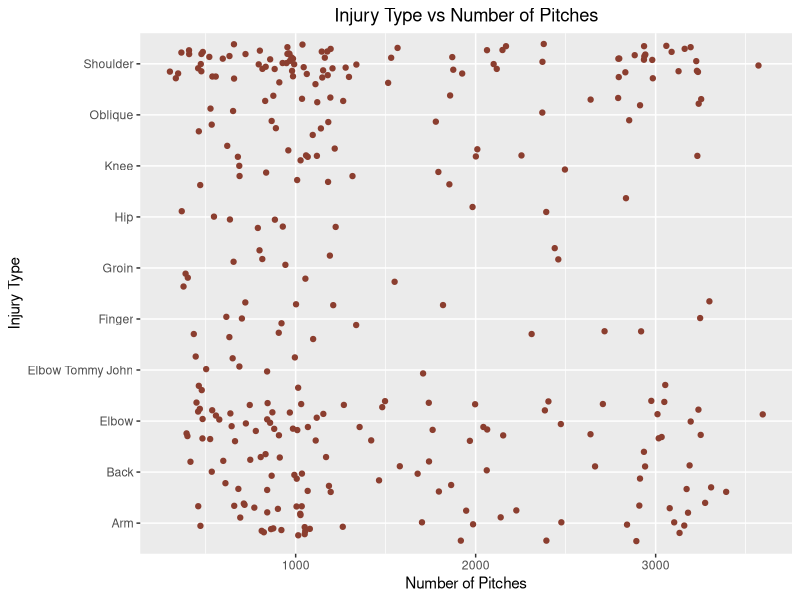
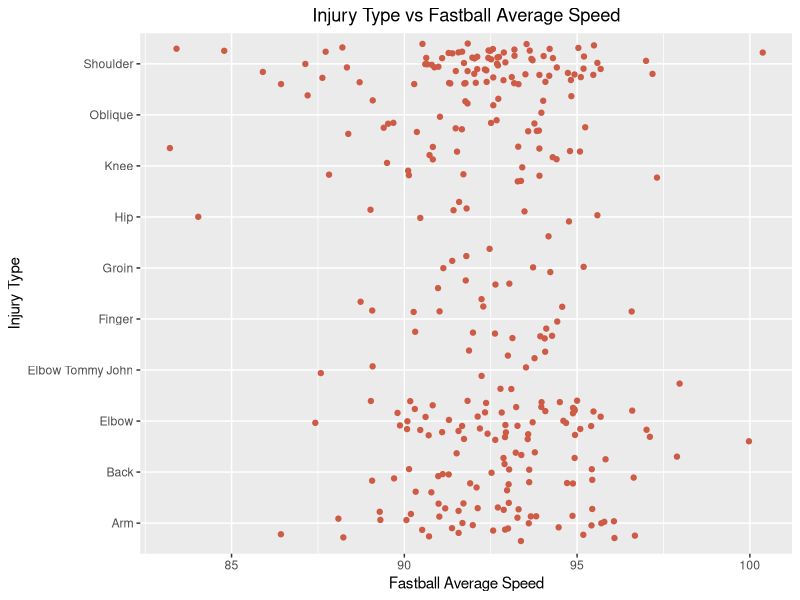
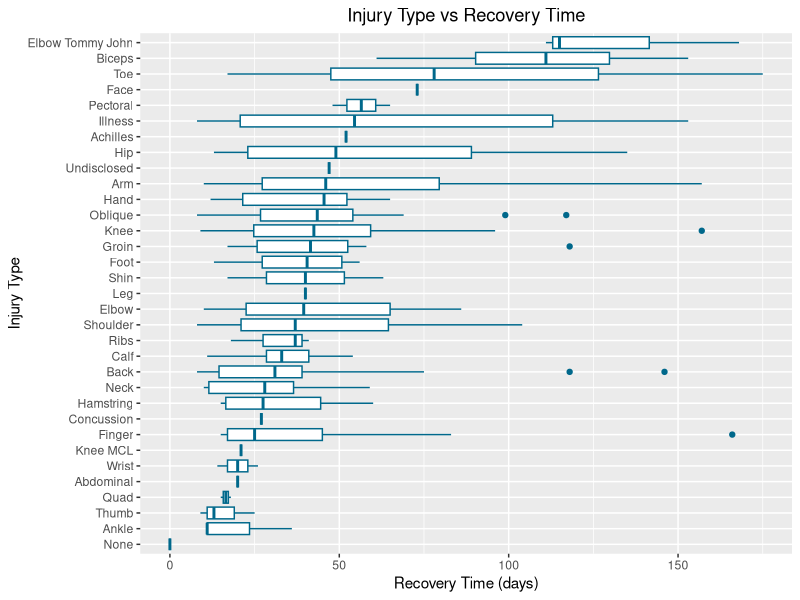
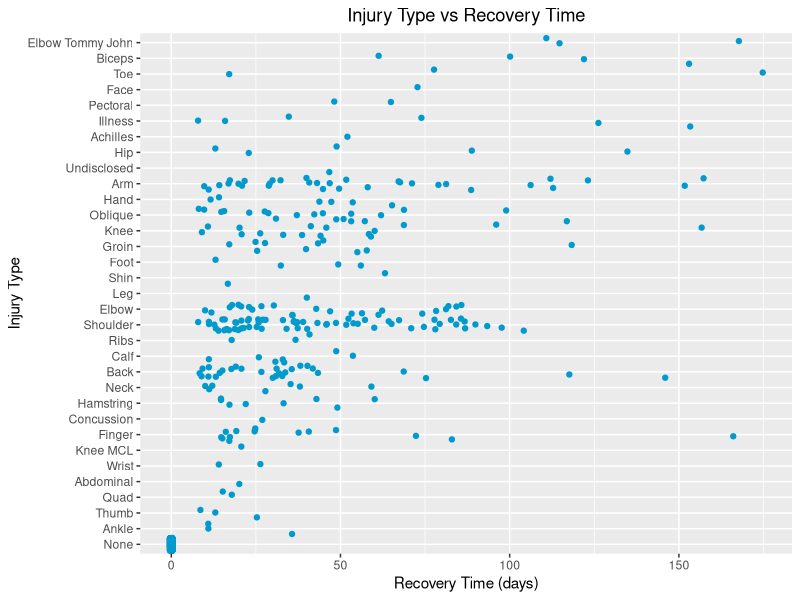
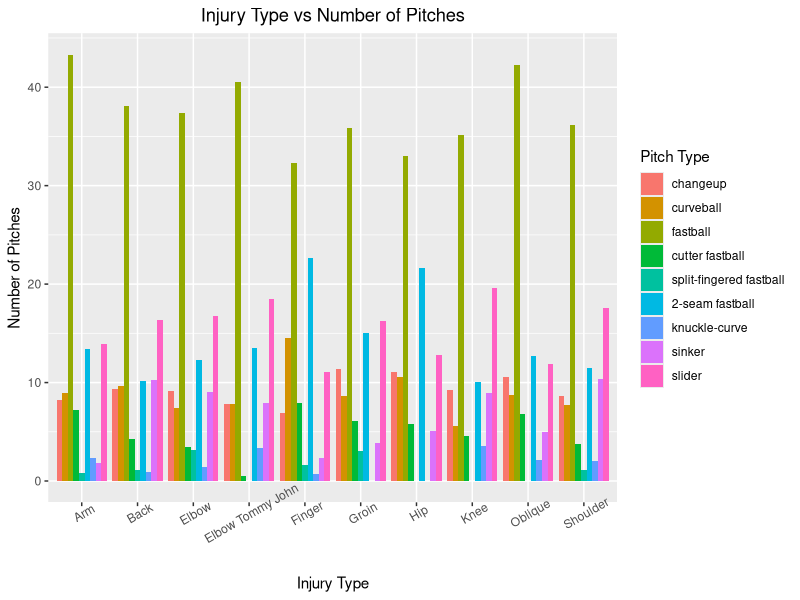
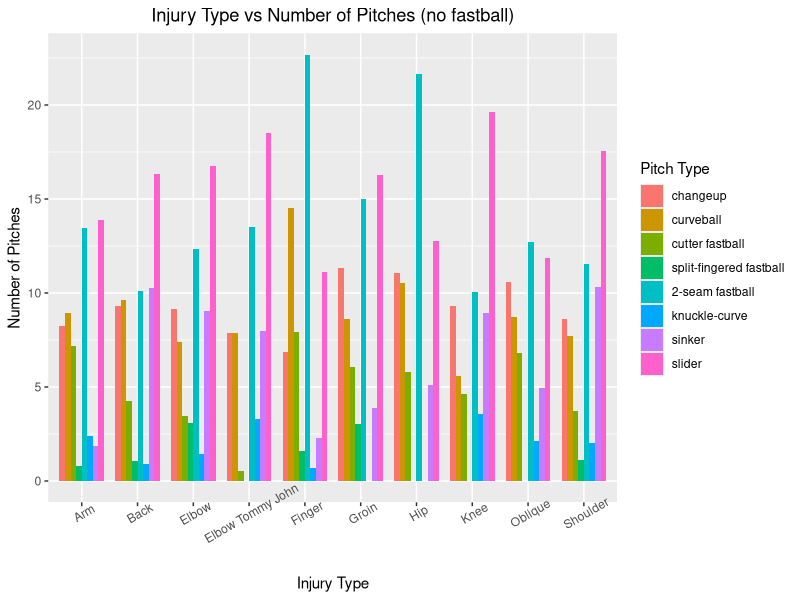
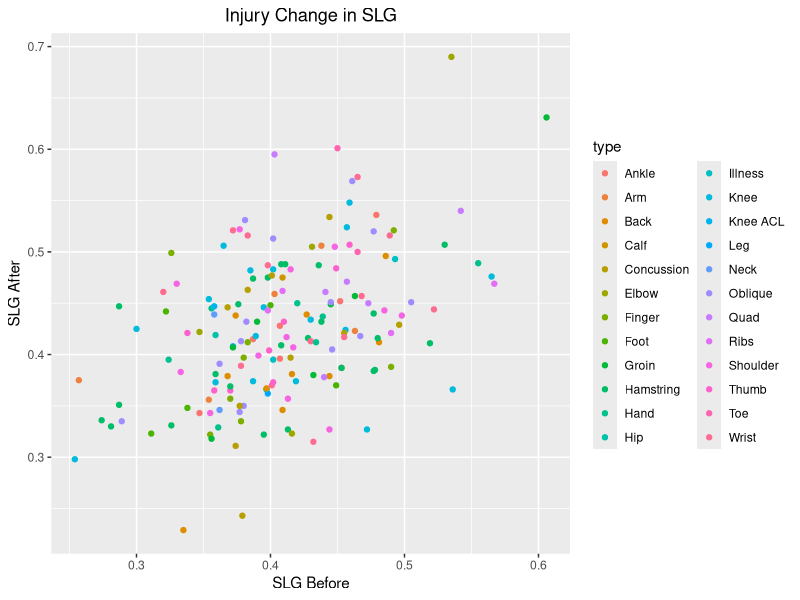
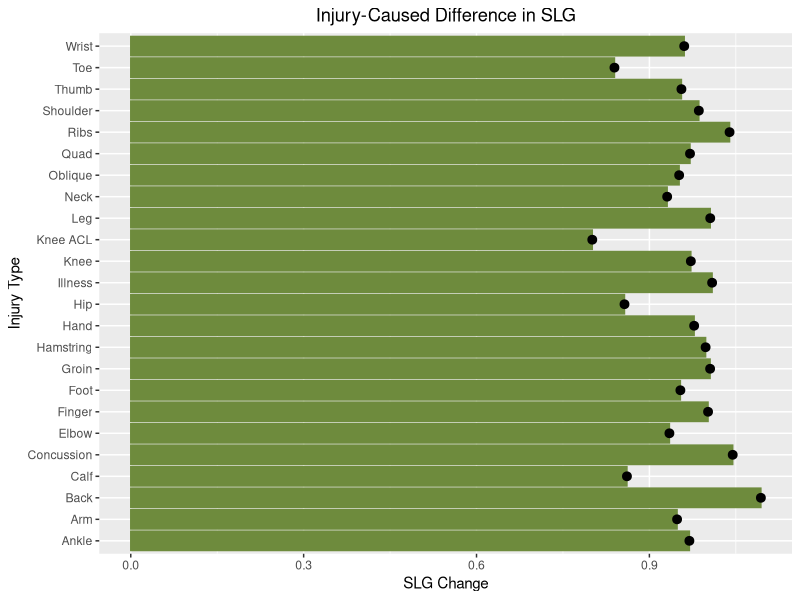

Here is the R script that generated these plots, in order:
## ---- chunk 1
knitr::opts_chunk$set(warning = F,
                      message = F)
## ---- chunk 2
library(dplyr)
library(tidyverse)
library(ggplot2)
library(zoo)
pitches_2015 <- read_csv('./data/Pitchers2015.csv')
head(pitches_2015)
## ---- chunk 3
injuries_2016 <- read_csv('./data/injuries_2016.csv')
head(injuries_2016)
## ---- chunk 4
df2014 <- read_csv('./data/batters2014.csv')
head(df2014)
## ---- chunk 5
# Install all necessary packages
library(dplyr)
library(tidyverse)
library(ggplot2)
library(zoo)
## ---- chunk 6
pitches_2015 <- read_csv('./data/Pitchers2015.csv')
injuries_2016 <- read_csv('./data/injuries_2016.csv')

pitches_2016 <- read_csv('./data/Pitchers2016.csv')
injuries_2017 <- read_csv('./data/injuries_2017.csv')
## ---- chunk 7
# join each year before concatting them
joined1 <- merge(injuries_2016, pitches_2015, by.x = "name", by.y = "name", all.y = T)
joined1$year <- '2016'

joined2 <- merge(injuries_2017, pitches_2016, by.x = "name", by.y = "name", all.y = T)
joined2$year <- '2017'

joined <- rbind(joined1, joined2)

joined_pitchers <- filter(joined, pos == "RP" | pos == "SP")
## ---- chunk 8
extract_injury <- function(val) { strsplit(val, "/")[[1]][[1]] }
## ---- chunk 9
# @param df pitch dataframe joined with injury data
clean <- function(df) {
  percent_cols <- colnames(df)[8:16]
  f <- function(val) { sub("%", "", val) }
  df[percent_cols] <- sapply(df[percent_cols], f)
  df[percent_cols] <- sapply(df[percent_cols], as.numeric)
  
  # if a pitcher never throws a pitch
  df[percent_cols][is.na(df[percent_cols])] <- 0
  df$type[is.na(df$type)] <- "None"
  df$days[is.na(df$days)] <- 0

  df$type <- sapply(df$type, extract_injury)
  
  df
}

joined <- clean(joined)
joined_pitchers <- clean(joined_pitchers)
joined_pitchers <- mutate(group_by(joined_pitchers, type), cnt = n())
joined_pitchers <- filter(joined_pitchers, cnt >= 10)
## ---- chunk 10
ggplot(joined_pitchers, aes(x=type, y=Pitches)) + geom_jitter(color="coral4") + coord_flip() + 
  ylab("Number of Pitches") + xlab("Injury Type") + ggtitle("Injury Type vs Number of Pitches") + 
  theme(plot.title = element_text(hjust = 0.5))

ggplot(joined_pitchers, aes(x=type, y=vFA)) + geom_jitter(color="coral3") + coord_flip() + 
  ylab("Fastball Average Speed") + xlab("Injury Type") + ggtitle("Injury Type vs Fastball Average Speed") + 
  theme(plot.title = element_text(hjust = 0.5))
## ---- chunk 11
ggplot(filter(joined, days < 180), aes(x=reorder(type, days, FUN = median), y=days)) +
  geom_boxplot(color="deepskyblue4") + coord_flip() + ylab("Recovery Time (days)") + xlab("Injury Type") +
  ggtitle("Injury Type vs Recovery Time") + theme(plot.title = element_text(hjust = 0.5))

ggplot(filter(joined, days < 180), aes(x=reorder(type, days, FUN = median), y=days)) +
  geom_jitter(color="deepskyblue3") + coord_flip() + ylab("Recovery Time (days)") + xlab("Injury Type") +
  ggtitle("Injury Type vs Recovery Time") + theme(plot.title = element_text(hjust = 0.5))
## ---- chunk 12
percent_cols <- colnames(joined)[8:16]
# tidy the data so we can facet on pitch types

g <- gather(filter(joined_pitchers), pt, pt_pct, percent_cols)
levels(g$pt) <- percent_cols
g <- arrange(g, pt)

ggplot(g, aes(x = type, y = pt_pct, fill = pt, order = pt)) + geom_bar(stat="summary", position = "dodge") +
  theme(axis.text.x = element_text(angle=30), plot.title = element_text(hjust = 0.5)) + 
  ylab("Number of Pitches") + xlab("Injury Type") + ggtitle("Injury Type vs Number of Pitches") +
  scale_color_discrete() + 
  scale_fill_discrete(name="Pitch Type", labels = c("changeup","curveball","fastball","cutter fastball","split-fingered fastball","2-seam fastball","knuckle-curve", "sinker","slider"))
## ---- chunk 13
percent_cols_no_FA <- colnames(joined)[9:16]
# tidy the data so we can facet on pitch types
g <- gather(filter(joined_pitchers), pt, pt_pct, percent_cols_no_FA)
levels(g$pt) <- percent_cols_no_FA
g <- arrange(g, pt)

ggplot(g, aes(x = type, y = pt_pct, fill = pt, order = pt, width=0.8)) + geom_bar(stat="summary", position = "dodge") + theme(axis.text.x = element_text(angle=30), plot.title = element_text(hjust = 0.5)) + 
  ylab("Number of Pitches") + xlab("Injury Type") + 
  ggtitle("Injury Type vs Number of Pitches (no fastball)") + scale_color_discrete() + 
  scale_fill_discrete(name="Pitch Type", labels = c("changeup","curveball","cutter fastball","split-fingered fastball","2-seam fastball","knuckle-curve", "sinker","slider"))
## ---- chunk 14
injuries2015 <- read_csv('./data/injuries_2015.csv')
injuries2016 <- read_csv('./data/injuries_2016.csv')

df2014 <- read_csv('./data/batters2014.csv')
df2015 <- read_csv('./data/batters2015.csv')
df2016 <- read_csv('./data/batters2016.csv')
df2017 <- read_csv('./data/batters2017.csv')

df2014$year <- 2014
df2015$year <- 2015
df2016$year <- 2016
df2017$year <- 2017
## ---- chunk 15
process <- function(data, injuries) {
  # we only want players who played in each season, and batted at least 150 times in 2015/2017
  data <- mutate(group_by(data, name), cnt = n())
  first_yr <- min(data$year)
  third_yr <- max(data$year)
  scnd_year <- (first_yr + third_yr) / 2
  data <- filter(data, cnt == 3 & year != scnd_year)
  # tidy till before and after
  data <- mutate(data, occ = if_else(year == first_yr, "before", "after"))
  data <- data %>% select(name, occ, SLG)
  data <- spread(data, occ, SLG)
  # merge the injuries
  data <- merge(data, injuries, by.x = "name", by.y = "name", all.x = T)
  data$type[is.na(data$type)] <- "None"
  data$type <- sapply(data$type, extract_injury)
  data
}

bat1 <- rbind(df2015, df2016, df2017)
bat2 <- rbind(df2014, df2015, df2016)

bat1 <- process(bat1, injuries2016)
bat2 <- process(bat2, injuries2015)

bat <- rbind(bat1, bat2)
bat <- bat [!(bat$type=="None"),]
## ---- chunk 16
ggplot(bat, aes(before, after)) + geom_point(aes(color = type)) + ylab("SLG After") + xlab("SLG Before") + ggtitle("Injury Change in SLG") + theme(plot.title = element_text(hjust = 0.5))
## ---- chunk 17
bat <- mutate(bat, chng = before / after)

ggplot(bat) + geom_bar(aes(x = type, y = chng), stat="summary", color="darkolivegreen4", fill="darkolivegreen4") + stat_summary(aes(x = type, y = chng),fun.y = "mean") + 
  coord_flip() + ylab("SLG Change") + xlab("Injury Type") + ggtitle("Injury-Caused Difference in SLG") + 
  theme(plot.title = element_text(hjust = 0.5))
## ---- chunk 18
# process injury data
i1 <- read_csv('./data/injuries_2015.csv')
i2 <- read_csv('./data/injuries_2016.csv')
i3 <- read_csv('./data/injuries_2017.csv')

i1$year = 2015
i2$year = 2016
i3$year = 2017

iAll <- rbind(i1, i2, i3)
iAll <- arrange(iAll, name, year)
iAll <- mutate(group_by(iAll, name), cnt = n())
# data <- mutate(data, occ = if_else(year == first_yr, "before", "after"))
iAll <- iAll %>% mutate(was_followed = if_else(cnt > 1 & year != 2017, 1, 0))
# remove 2017
iAll <- filter(iAll, year != 2017)
iAll$type <- sapply(iAll$type, extract_injury)
iAll <- iAll %>% group_by(type, was_followed) %>%
          summarise(num_i = n()) %>%
          mutate(prop = num_i / sum(num_i))

iAll <- iAll %>% mutate(followed = if_else(was_followed == 0, "No", "Yes"))

ggplot(iAll, aes(x = type, y = prop, fill = followed)) + geom_bar(stat = "identity") + 
  theme(axis.text.x = element_text(angle=90), plot.title = element_text(hjust = 0.5)) + 
  ylab("Proportion Yes/No") + xlab("Injury Type") + ggtitle("Did this injury follow a previous injury?")
## ---- chunk 19
## structure the data so that months are orderd included, in the date
hr <- read_csv('./data/homeRuns.csv')
# just make Mar/April April and Sep/Oct September
hr$Month[hr$Month == 'Mar/Apr'] <- 'Apr'
hr$Month[hr$Month == 'Sept/Oct'] <- 'Sep'
hr$Month <- as.factor(hr$Month)
levels(hr$Month) = c("Apr", "May", "Jun", "Jul", "Aug", "Sep")
# zoo parser is much better
hr$Date <- as.yearmon(paste0(hr$Season, hr$Month), "%Y%b")
hr$Date <- as.Date(hr$Date)
## ---- chunk 20
label <- function(d) { format(d, "%b") }

ggplot(hr, aes(x = Month, y = HR, color = as.character(Season), group = as.character(Season))) + 
  theme(plot.title = element_text(hjust = 0.5)) + geom_point() + geom_line() + 
  labs(x = "Month", y = "Number of Home Runs") + ggtitle("Number of Home Runs per Season") +
  scale_color_discrete(name = "Season")
## ---- chunk 21
hr <- hr %>% mutate(onContact =  HR / (1 - `K%`))
ggplot(hr, aes(x = Month, y = onContact, color = as.character(Season), group = as.character(Season))) + 
  theme(plot.title = element_text(hjust = 0.5)) + geom_point() + geom_line() + 
  labs(x = "Month", y = "Home Runs on Contact") + ggtitle("Number of Home Runs on Contact per Season") +
  scale_color_discrete(name = "Season")
